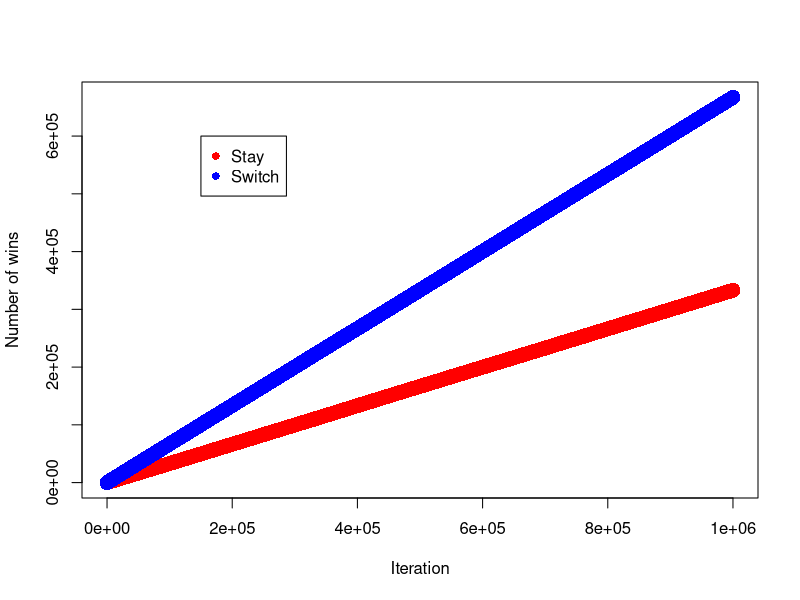

Reproduce this figure in R.
# Solution with vectorizations functions
N <- 1000000

# En este caso se usa sapply y unes los pasos de declaración de
# vectores y del cálculo en uno solo.

doors <- c("A", "B", "C")

# Lo que se establece al azar es la puerta del coche y la elegida.
car <- sample(x = doors, size = N, replace = T)
choice <- sample(x = doors, size = N, replace = T)

# En función de las otras dos variables, se deben establecer el resto.
# Monty no puede ser ni la elegida ni la del coche, aunque si se ha elegido
# la del coche hay dos entre las que tenemos que elegir al azar,
# por eso se usa sample.
monty <- sapply(1:N, function(i) sample(x = doors[!doors %in% c(choice[i], car[i])], size = 1)) # Size = 1 porque el bucle te lo hace sapply.

# La cerrada no puede ser monty ni la elegida.
closed <- sapply(1:N, function(i) doors[!doors %in% c(choice[i], monty[i])])
win_stay <- car == choice
win_switch <- car == closed

table(win_stay)
table(win_switch)

res <- cbind(cumsum(win_stay), cumsum(win_switch))
colnames(res) <- c("Stay", "Switch")
head(res)

matplot(
  # x al no declararlo se autoincrementa del 1 a los valores de y.
  y = res,
  # Tenemos más de una variable que represtnar, configuramos los colores.
  col = c("red", "blue"),
  # pch corresponde al caracter que se usa para represtnar cada punto.
  # Cada uno tiene un código y el 16 corresponde a puntos gorditos.
  pch = 16,
  ylab = "Number of wins", # Etiqueta del eje x.
  xlab = "Iteration", # Etiqueta del eje y.
  # cex es el número por el que se multiplica el tamaño estándar de
  # los caracteres de representación. 2 quiere decir que representa los
  # puntos el doble de grande de lo normal.
  cex = 2,
  cex.axis = 1, # Lo mismo para las marcas de eje.
  cex.lab = 1 # Los mismo para las fuentes de las etiquetas.
)

# Creamos la leyenda de la gráfica.
legend(

  # Coordenadas de la ubicación de la leyenda.
  x = 1.5e+5,
  y = 6e+5,
  c("Stay", "Switch"), # Indicadores de la leyenda.
  # Usamos el mismo caracter y colores que en la gráfica,
  # además del mismo tamaño.
  col = c("red", "blue"),
  pch = 16,
  cex = 1
)

# En esta simulación larga el resultado sale 1/3 y 2/3 casi de manera perfecta.